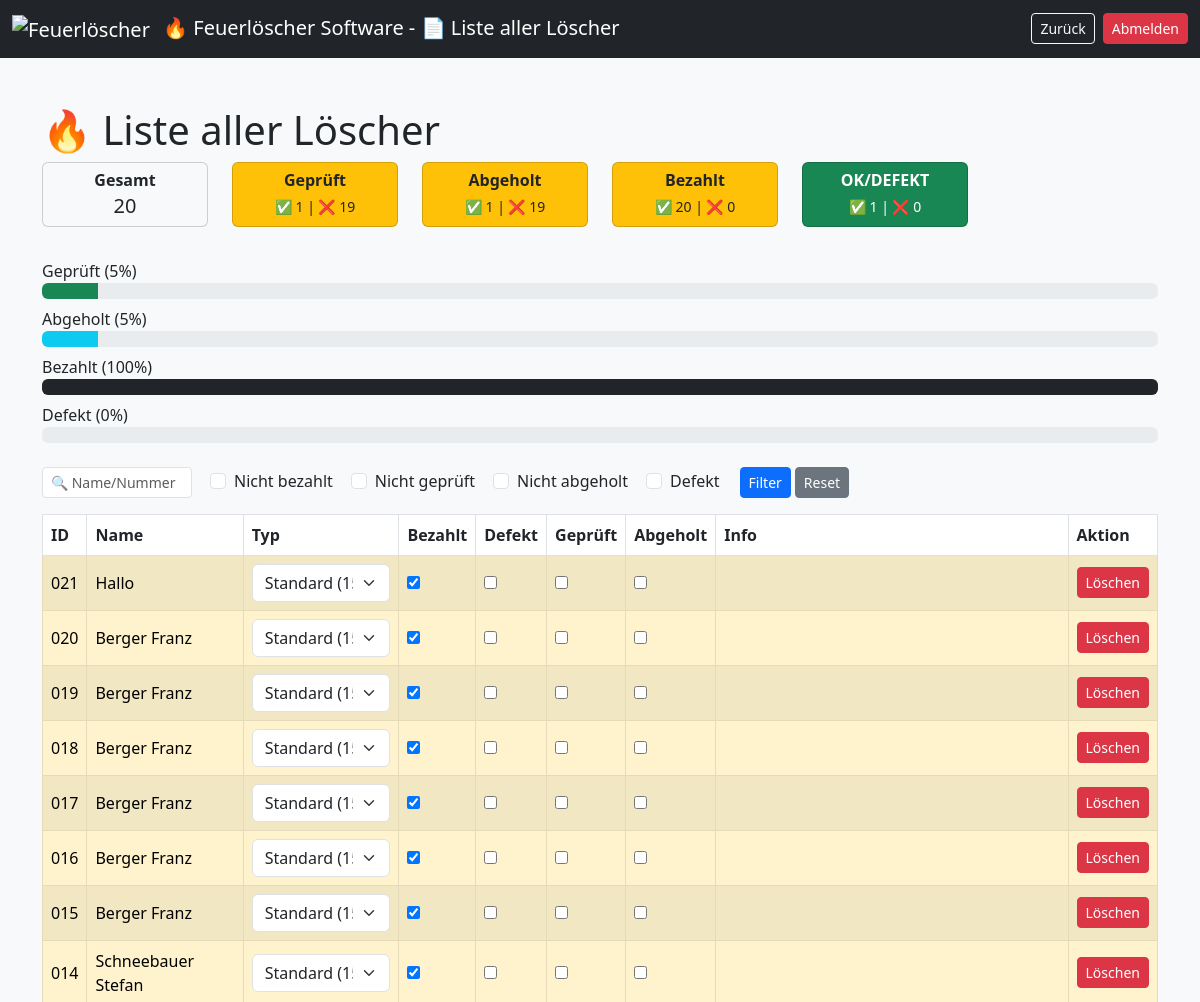
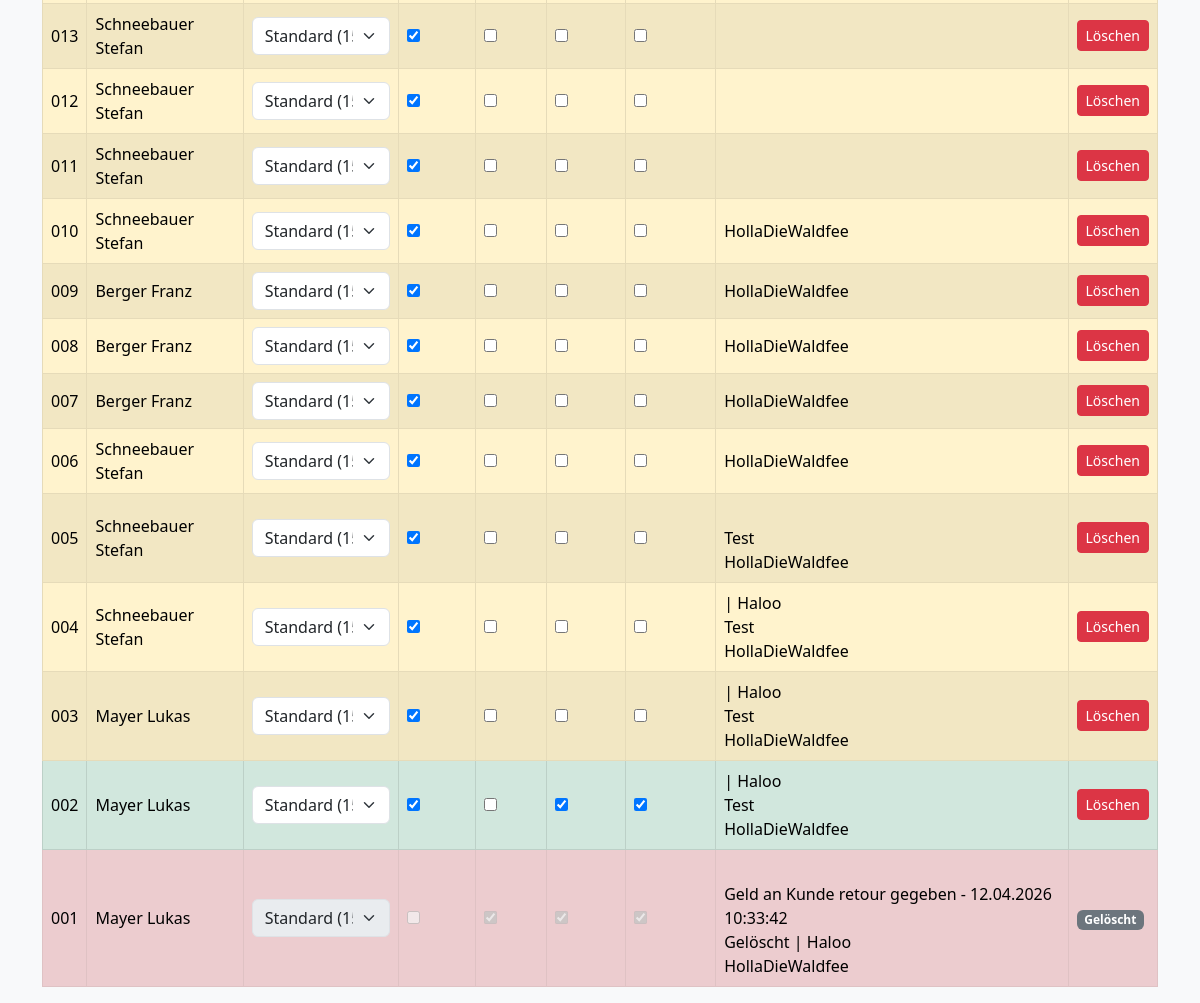
/liste.php (signed in), run on the app's committed database (2 pictures, top to bottom).
### tables this page shows
CREATE TABLE loescher (
    id INTEGER PRIMARY KEY AUTOINCREMENT,
    nummer TEXT UNIQUE,
    name TEXT,
    zeitstempel TEXT,
    typ TEXT,
    preis REAL,
    loeschertyp TEXT,
    menge REAL,
    einheit TEXT,
    etikett_gedruckt INTEGER,
    abholschein_gedruckt INTEGER,
    bezahlt INTEGER,
    geprueft INTEGER,
    abgeholt INTEGER,
    defekt INTEGER,
    info TEXT,
    active INTEGER
);

### liste.php (the view, shortened to what this page needs)
<?php
$db = getDB();
if (!function_exists('percent')) {
    function percent($teil, $gesamt) {
        return $gesamt > 0 ? round(($teil / $gesamt) * 100) : 0;
    }
}
function getStats($db) {
    $stats = [];
    $stats['gesamt'] = $db->querySingle("SELECT COUNT(*) FROM loescher WHERE active = 1");
    $stats['geprueft'] = $db->querySingle("SELECT COUNT(*) FROM loescher WHERE geprueft = 1 AND active = 1");
    $stats['nicht_geprueft'] = $db->querySingle("SELECT COUNT(*) FROM loescher WHERE geprueft = 0 AND active = 1");
    $stats['abgeholt'] = $db->querySingle("SELECT COUNT(*) FROM loescher WHERE abgeholt = 1 AND active = 1");
    $stats['nicht_abgeholt'] = $db->querySingle("SELECT COUNT(*) FROM loescher WHERE abgeholt = 0 AND active = 1");
    $stats['bezahlt'] = $db->querySingle("SELECT COUNT(*) FROM loescher WHERE bezahlt = 1 AND active = 1");
    $stats['nicht_bezahlt'] = $db->querySingle("SELECT COUNT(*) FROM loescher WHERE bezahlt = 0 AND active = 1");
    $stats['ok'] = $db->querySingle("SELECT COUNT(*) FROM loescher WHERE geprueft = 1 AND defekt = 0 AND active = 1");
    $stats['defekt'] = $db->querySingle("SELECT COUNT(*) FROM loescher WHERE defekt = 1 AND active = 1");
    $stats['p_defekt'] = percent($stats['defekt'], $stats['gesamt']);
    $stats['p_geprueft'] = percent($stats['geprueft'], $stats['gesamt']);
    $stats['p_abgeholt'] = percent($stats['abgeholt'], $stats['gesamt']);
    $stats['p_bezahlt'] = percent($stats['bezahlt'], $stats['gesamt']);
    return $stats;
}
$stats = getStats($db);
$where = [];
$whereSQL = count($where) ? "WHERE " . implode(" AND ", $where) : "";
$result = $db->query("SELECT * FROM loescher $whereSQL ORDER BY id DESC");
?>
<!DOCTYPE html>
<html>
<head>
<link href="https://cdn.jsdelivr.net/npm/bootstrap@5.3.0/dist/css/bootstrap.min.css" rel="stylesheet">
</head>
<body class="bg-light">
<nav class="navbar navbar-expand-lg navbar-dark bg-dark">
    <div class="container-fluid">
        <span class="navbar-brand">
            <img src="./images/Feuerlöscher.ico" alt="Feuerlöscher" width="24" height="24" class="me-2">
            &#128293; Feuerlöscher Software - &#128196; Liste aller Löscher
        </span>
        <div class="d-flex gap-2">
            <a href="index.php" class="btn btn-outline-light btn-sm">
                Zurück
            </a>
            <a href="?logout=1" class="btn btn-danger btn-sm">
                Abmelden
            </a>
        </div>
    </div>
</nav>
<div class="container mt-5">
<h1>&#128293; Liste aller Löscher</h1>
<div class="row mb-4">
    <div class="col-6 col-md-2">
        <div class="card text-center bg-light mb-2">
            <div class="card-body p-2">
                <h6 class="mb-1"><strong>Gesamt</strong></h6>
                <h5 class="mb-0" id="stat-gesamt"><?= $stats['gesamt'] ?></h5>
            </div>
        </div>
    </div>
    <div class="col-6 col-md-2">
        <div class="card text-center bg-warning mb-2">
            <div class="card-body p-2">
                <h6 class="mb-1"><strong>Geprüft</strong></h6>
                <small id="stat-geprueft">✅ <?= $stats['geprueft'] ?> | ❌ <?= $stats['nicht_geprueft'] ?></small>
            </div>
        </div>
    </div>
    <div class="col-6 col-md-2">
        <div class="card text-center bg-warning mb-2">
            <div class="card-body p-2">
                <h6 class="mb-1"><strong>Abgeholt</strong></h6>
                <small id="stat-abgeholt">✅ <?= $stats['abgeholt'] ?> | ❌ <?= $stats['nicht_abgeholt'] ?></small>
            </div>
        </div>
    </div>
    <div class="col-6 col-md-2">
        <div class="card text-center bg-warning mb-2">
            <div class="card-body p-2">
                <h6 class="mb-1"><strong>Bezahlt</strong></h6>
                <small id="stat-bezahlt">✅ <?= $stats['bezahlt'] ?> | ❌ <?= $stats['nicht_bezahlt'] ?></small>
            </div>
        </div>
    </div>
    <div class="col-6 col-md-2">
        <div class="card text-center bg-success text-white mb-2">
            <div class="card-body p-2">
                <h6 class="mb-1"><strong>OK/DEFEKT</strong></h6>
                <small id="stat-ok">✅ <?= $stats['ok'] ?> | ❌ <?= $stats['defekt'] ?></small>
            </div>
        </div>
    </div>
</div>
<div class="mb-4">
    <label>Geprüft (<span id="label-p-geprueft"><?= $stats['p_geprueft'] ?></span>%)</label>
    <div class="progress mb-2"><div class="progress-bar bg-success" id="bar-geprueft" style="width: <?= $stats['p_geprueft'] ?>%"></div></div>
    <label>Abgeholt (<span id="label-p-abgeholt"><?= $stats['p_abgeholt'] ?></span>%)</label>
    <div class="progress mb-2"><div class="progress-bar bg-info" id="bar-abgeholt" style="width: <?= $stats['p_abgeholt'] ?>%"></div></div>
    <label>Bezahlt (<span id="label-p-bezahlt"><?= $stats['p_bezahlt'] ?></span>%)</label>
    <div class="progress mb-2"><div class="progress-bar bg-dark" id="bar-bezahlt" style="width: <?= $stats['p_bezahlt'] ?>%"></div></div>
    <label>Defekt (<span id="label-p-defekt"><?= $stats['p_defekt'] ?></span>%)</label>
    <div class="progress mb-2"><div class="progress-bar bg-danger" id="bar-defekt" style="width: <?= $stats['p_defekt'] ?>%"></div></div>
</div>
<form method="get" class="row g-1 mb-3 align-items-center">
    <div class="col-auto">
        <input type="text" name="suche" class="form-control form-control-sm me-3" style="width:150px;"
               placeholder="🔍 Name/Nummer" value="<?= htmlspecialchars($_GET['suche'] ?? '') ?>">
    </div>
    <div class="col-auto form-check form-check-inline">
        <input type="checkbox" name="nicht_bezahlt" class="form-check-input" id="chkBezahlt" <?= isset($_GET['nicht_bezahlt'])?'checked':'' ?>>
        <label class="form-check-label" for="chkBezahlt">Nicht bezahlt</label>
    </div>
    <div class="col-auto form-check form-check-inline">
        <input type="checkbox" name="nicht_geprueft" class="form-check-input" id="chkGeprueft" <?= isset($_GET['nicht_geprueft'])?'checked':'' ?>>
        <label class="form-check-label" for="chkGeprueft">Nicht geprüft</label>
    </div>
    <div class="col-auto form-check form-check-inline">
        <input type="checkbox" name="nicht_abgeholt" class="form-check-input" id="chkAbgeholt" <?= isset($_GET['nicht_abgeholt'])?'checked':'' ?>>
        <label class="form-check-label" for="chkAbgeholt">Nicht abgeholt</label>
    </div>
    <div class="col-auto form-check form-check-inline">
        <input type="checkbox" name="defekt" class="form-check-input" id="chkDefekt" <?= isset($_GET['defekt'])?'checked':'' ?>>
        <label class="form-check-label" for="chkDefekt">Defekt</label>
    </div>
    <div class="col-auto">
        <button class="btn btn-primary btn-sm">Filter</button>
    </div>
    <div class="col-auto">
        <a href="liste.php" class="btn btn-secondary btn-sm">Reset</a>
    </div>
</form>
<table class="table table-bordered table-striped align-middle">
    <thead>
        <tr><th>ID</th><th>Name</th><th>Typ</th><th>Bezahlt</th><th>Defekt</th><th>Geprüft</th><th>Abgeholt</th><th>Info</th><th>Aktion</th></tr>
    </thead>
    <tbody>
    <?php while ($row = $result->fetchArray()):
        $rowClass = !$row['geprueft'] ? "table-warning" : (!$row['abgeholt'] ? "table-warning" : "table-info");
        if ($row['geprueft'] && $row['abgeholt'] && $row['bezahlt'] && !$row['defekt']) $rowClass="table-success";
        if ($row['defekt']) $rowClass="table-danger";
        $disabled = ($row['active'] == 0) ? 'disabled' : '';
    ?>
    <tr data-id="<?= $row['id'] ?>" class="<?= $rowClass ?> <?= !$row['active']?'row-inactive':'' ?>">
        <td><?= htmlspecialchars($row['nummer']) ?></td>
        <td><?= htmlspecialchars($row['name']) ?></td>
        <td>
            <select class="form-select typ-select" <?= $disabled ?>>
                <option value="Standard" <?= $row['typ']=="Standard"?"selected":"" ?>>Standard (<?= PREIS_STANDARD ?> €)</option>
            </select>
        </td>
        <td><input type="checkbox" class="cb-bezahlt" <?= $row['bezahlt']?'checked':'' ?> <?= $disabled ?>></td>
        <td><input type="checkbox" class="cb-defekt" <?= $row['defekt']?'checked':'' ?> <?= $disabled ?>></td>
        <td><input type="checkbox" class="cb-geprueft" <?= $row['geprueft']?'checked':'' ?> <?= $disabled ?>></td>
        <td><input type="checkbox" class="cb-abgeholt" <?= $row['abgeholt']?'checked':'' ?> <?= $disabled ?>></td>
        <td><?= nl2br(htmlspecialchars($row['info'])) ?></td>
        <td>
            <?php if ($row['active']): ?>
                <button class="btn btn-sm btn-danger btn-delete">Löschen</button>
            <?php else: ?>
                <span class="badge bg-secondary">Gelöscht</span>
            <?php endif; ?>
        </td>
    </tr>
    <?php endwhile; ?>
    </tbody>
    </table>
</div>
</body>
</html>

### data on the page
loescher: nummer "021", name "Hallo", typ+active "Standard (15 €)", bezahlt "☑", shows "Löschen"
loescher: nummer "020", name "Berger Franz", typ+active "Standard (15 €)", bezahlt "☑", shows "Löschen"
loescher: nummer "019", name "Berger Franz", typ+active "Standard (15 €)", bezahlt "☑", shows "Löschen"
loescher: nummer "018", name "Berger Franz", typ+active "Standard (15 €)", bezahlt "☑", shows "Löschen"
loescher: nummer "017", name "Berger Franz", typ+active "Standard (15 €)", bezahlt "☑", shows "Löschen"
loescher: nummer "016", name "Berger Franz", typ+active "Standard (15 €)", bezahlt "☑", shows "Löschen"
loescher: nummer "015", name "Berger Franz", typ+active "Standard (15 €)", bezahlt "☑", shows "Löschen"
loescher: nummer "014", name "Schneebauer Stefan", typ+active "Standard (15 €)", bezahlt "☑", shows "Löschen"
loescher: nummer "013", name "Schneebauer Stefan", typ+active "Standard (15 €)", bezahlt "☑", shows "Löschen"
loescher: nummer "012", name "Schneebauer Stefan", typ+active "Standard (15 €)", bezahlt "☑", shows "Löschen"
loescher: nummer "011", name "Schneebauer Stefan", typ+active "Standard (15 €)", bezahlt "☑", shows "Löschen"
loescher: nummer "010", name "Schneebauer Stefan", typ+active "Standard (15 €)", bezahlt "☑", info "HollaDieWaldfee", shows "Löschen"
loescher: nummer "009", name "Berger Franz", typ+active "Standard (15 €)", bezahlt "☑", info "HollaDieWaldfee", shows "Löschen"
loescher: nummer "008", name "Berger Franz", typ+active "Standard (15 €)", bezahlt "☑", info "HollaDieWaldfee", shows "Löschen"
loescher: nummer "007", name "Berger Franz", typ+active "Standard (15 €)", bezahlt "☑", info "HollaDieWaldfee", shows "Löschen"
loescher: nummer "006", name "Schneebauer Stefan", typ+active "Standard (15 €)", bezahlt "☑", info "HollaDieWaldfee", shows "Löschen"
loescher: nummer "005", name "Schneebauer Stefan", typ+active "Standard (15 €)", bezahlt "☑", info "Test HollaDieWaldfee", shows "Löschen"
loescher: nummer "004", name "Schneebauer Stefan", typ+active "Standard (15 €)", bezahlt "☑", info "| Haloo Test HollaDieWaldfee", shows "Löschen"
loescher: nummer "003", name "Mayer Lukas", typ+active "Standard (15 €)", bezahlt "☑", info "| Haloo Test HollaDieWaldfee", shows "Löschen"
loescher: nummer "002", name "Mayer Lukas", typ+active "Standard (15 €)", bezahlt "☑", geprueft "☑", abgeholt "☑", info "| Haloo Test HollaDieWaldfee", shows "Löschen"
loescher: nummer "001", name "Mayer Lukas", typ+active "Standard (15 €)", defekt "☑", geprueft "☑", abgeholt "☑", info "Geld an Kunde retour gegeben - 12.04.2026 10:33:42 Gelöscht | Haloo HollaDieWaldfee"

### other printed values
$stats['gesamt'] "20"
$stats['geprueft'] "1"
$stats['nicht_geprueft'] "19"
$stats['abgeholt'] "1"
$stats['nicht_abgeholt'] "19"
$stats['bezahlt'] "20"
$stats['nicht_bezahlt'] "0"
$stats['ok'] "1"
$stats['defekt'] "0"
$stats['p_geprueft'] "5"
$stats['p_abgeholt'] "5"
$stats['p_bezahlt'] "100"
$stats['p_defekt'] "0"
